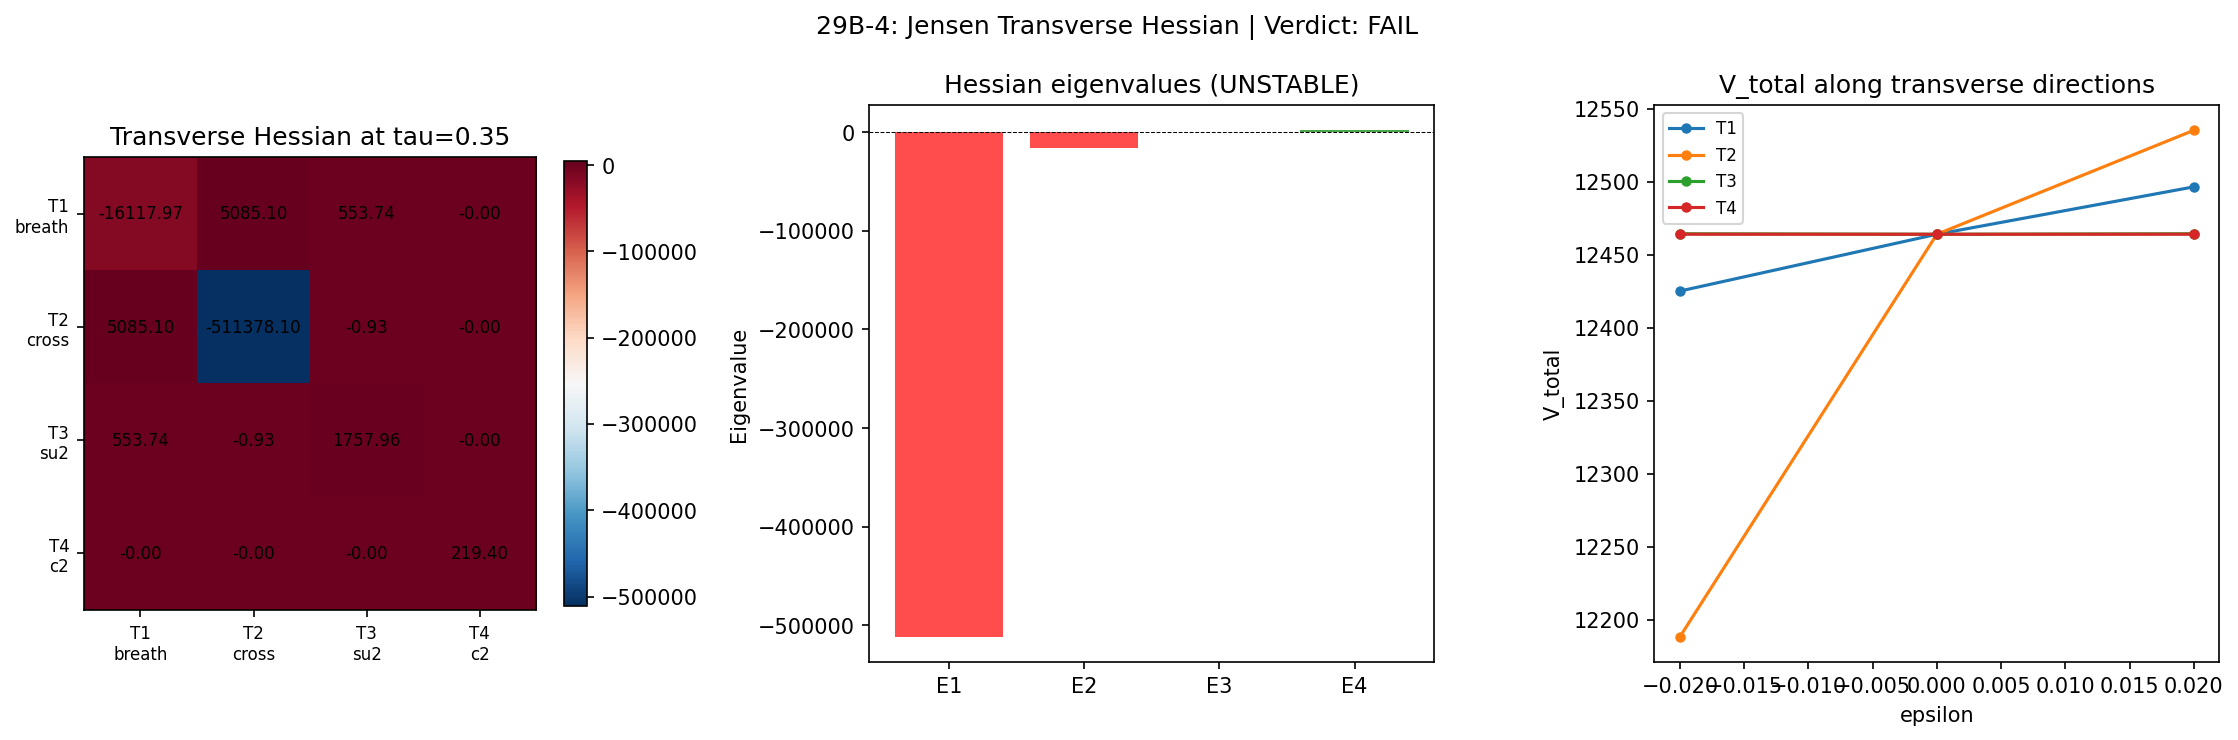

The script that saved this image:
#!/usr/bin/env python3
"""
Session 29Bb-4: Jensen 5D Transverse Hessian
=============================================

Compute the 4 eigenvalues of the V_total Hessian in the 4 off-Jensen directions
of the 5D moduli space of left-invariant metrics on SU(3), evaluated at the BCS
minimum tau_0 = 0.35.

Gate P-29d: All 4 eigenvalues > 0  -->  Jensen ansatz structurally stable
Gate B-29d: Any eigenvalue < 0     -->  Jensen curve is a saddle; full 5D analysis needed

5D Moduli Parameterization (from Baptista Paper 15, eqs 3.58-3.68):
-------------------------------------------------------------------
su(3) = u(1) + su(2) + C^2,  with Gell-Mann indices:
  u(1): [7],  su(2): [0,1,2],  C^2: [3,4,5,6]

Jensen curve:  (log L1, log L2, log L3) = (2s, -2s, s)
  Volume-preserving: 1*log L1 + 3*log L2 + 4*log L3 = 0

4 transverse directions (all orthogonal to Jensen tangent v_J = (2,-2,1)):
  T1: Breathing       -- (7, 11, 8) in log-lambda space (breaks volume)
  T2: Cross-block     -- (-11, -7, 8) (volume-preserving, U(2)-invariant)
  T3: su(2) anisotropy -- index 0 scaled by e^{2*eps3}, indices 1,2 by e^{-eps3}
  T4: C^2 anisotropy  -- indices 3,4 scaled by e^{eps4}, indices 5,6 by e^{-eps4}

Method:
  1. Build general_metric_5D() with 5 parameters (s, eps1..4)
  2. At tau=0.35 (BCS minimum), compute Dirac spectrum at perturbed metric points
  3. Evaluate V_total = V_spec(curvature) + F_BCS(eigenvalues) at each point
  4. Construct 4x4 transverse Hessian via finite differences
  5. Diagonalize and check eigenvalue signs

Author: phonon-exflation-sim agent, Session 29Bb
Date: 2026-02-28
"""

import numpy as np
from numpy.linalg import eigh, cholesky, inv, eigvalsh
import sys
import os
import time

# Add tier0-computation to path
SCRIPT_DIR = os.path.dirname(os.path.abspath(__file__))
sys.path.insert(0, SCRIPT_DIR)

from tier1_dirac_spectrum import (
    su3_generators, compute_structure_constants, compute_killing_form,
    orthonormal_frame, frame_structure_constants, connection_coefficients,
    spinor_connection_offset, build_cliff8, build_chirality,
    validate_connection, validate_omega_hermitian,
    get_irrep, dirac_operator_on_irrep, _irrep_cache
)

import matplotlib
matplotlib.use('Agg')
import matplotlib.pyplot as plt
from pathlib import Path

# ─── Configuration ───────────────────────────────────────────────────────────
DATA_DIR = Path(SCRIPT_DIR)
S27_FILE = DATA_DIR / 's27_multisector_bcs.npz'
S24A_FILE = DATA_DIR / 's24a_vspec.npz'
OUT_NPZ = DATA_DIR / 's29b_jensen_transverse.npz'
OUT_PNG = DATA_DIR / 's29b_jensen_transverse.png'
OUT_TXT = DATA_DIR / 's29b_jensen_transverse.txt'

# Jensen parameter at BCS minimum
TAU_0 = 0.35
# Perturbation size for finite differences
EPS = 0.02
# Max p+q for Dirac spectrum (6 for full, 3 for fast test)
MAX_PQ_SUM = 3
# Chemical potential ratio (confirmed minimum from 29B-1)
MU_RATIO = 1.20

# Index decomposition (from tier1_dirac_spectrum.py)
U1_IDX = [7]
SU2_IDX = [0, 1, 2]
C2_IDX = [3, 4, 5, 6]

# Transverse direction vectors in log-lambda space (for T1, T2)
# Jensen tangent: v_J = (2, -2, 1)
# Volume normal: n_V = (1, 3, 4)
# T1 = breathing: orthogonal to Jensen, breaks volume
#   (7, 11, 8): v_J . T1 = 14 - 22 + 8 = 0. n_V . T1 = 72 != 0.
T1_DIR = np.array([7.0, 11.0, 8.0])
# T2 = cross-block: orthogonal to Jensen AND volume-preserving
#   v_J x n_V = (-11, -7, 8): v_J . T2 = 0, n_V . T2 = 0.
T2_DIR = np.array([-11.0, -7.0, 8.0])


# =============================================================================
# MODULE 1: GENERAL 5D METRIC
# =============================================================================

def general_metric_5D(B_ab, s, eps1=0.0, eps2=0.0, eps3=0.0, eps4=0.0):
    """
    Construct a left-invariant metric on SU(3) in the 5D moduli space
    near the Jensen curve.

    Parameters
    ----------
    B_ab : ndarray (8,8)
        Killing form of su(3).
    s : float
        Jensen deformation parameter (s=0 is bi-invariant).
    eps1 : float
        Breathing mode perturbation (volume-changing, U(2)-invariant transverse).
    eps2 : float
        Cross-block ratio perturbation (volume-preserving, U(2)-invariant transverse).
    eps3 : float
        SU(2) internal anisotropy (breaks U(2) invariance).
    eps4 : float
        C^2 internal anisotropy (breaks U(2) invariance).

    Returns
    -------
    g : ndarray (8,8)
        Positive definite metric on su(3).

    Mathematical notes
    ------------------
    Jensen curve: (log L1, log L2, log L3) = (2s, -2s, s)
    T1 direction: (7, 11, 8) -- orthogonal to Jensen, breaks volume
    T2 direction: (-11, -7, 8) -- orthogonal to Jensen AND volume-preserving
    T3: su(2) index 0 scaled by e^{2*eps3}, indices 1,2 by e^{-eps3}
        Volume within su(2): e^{2*eps3} * e^{-eps3}^2 = 1
    T4: C^2 indices 3,4 scaled by e^{eps4}, indices 5,6 by e^{-eps4}
        Volume within C^2: e^{eps4}^2 * e^{-eps4}^2 = 1
    """
    g0 = np.abs(B_ab)
    g = np.zeros((8, 8), dtype=np.float64)

    # Effective block-level log-scale factors (Jensen + T1 + T2)
    log_L1 = 2.0 * s + eps1 * T1_DIR[0] + eps2 * T2_DIR[0]
    log_L2 = -2.0 * s + eps1 * T1_DIR[1] + eps2 * T2_DIR[1]
    log_L3 = s + eps1 * T1_DIR[2] + eps2 * T2_DIR[2]

    L1 = np.exp(log_L1)
    L2 = np.exp(log_L2)
    L3 = np.exp(log_L3)

    # u(1) block [index 7]
    for a in U1_IDX:
        for b in U1_IDX:
            g[a, b] = L1 * g0[a, b]

    # su(2) block [indices 0,1,2] with T3 anisotropy
    # Index 0: e^{2*eps3}, Indices 1,2: e^{-eps3}
    su2_aniso = [np.exp(2.0 * eps3), np.exp(-eps3), np.exp(-eps3)]
    for i, a in enumerate(SU2_IDX):
        g[a, a] = L2 * su2_aniso[i] * g0[a, a]

    # C^2 block [indices 3,4,5,6] with T4 anisotropy
    # Indices 3,4: e^{eps4}, Indices 5,6: e^{-eps4}
    c2_aniso = [np.exp(eps4), np.exp(eps4), np.exp(-eps4), np.exp(-eps4)]
    for i, a in enumerate(C2_IDX):
        g[a, a] = L3 * c2_aniso[i] * g0[a, a]

    return g


def validate_metric(g):
    """Check positive definiteness and return eigenvalues."""
    evals = eigvalsh(g)
    return np.all(evals > 0), evals


# =============================================================================
# MODULE 2: DIRAC SPECTRUM AT GENERAL METRIC
# =============================================================================

def dirac_spectrum_at_metric(g_s, gens, f_abc, gammas, max_pq_sum=3):
    """
    Compute the Dirac spectrum for a general left-invariant metric.

    This is the core computation: given any positive-definite metric g_s on su(3),
    compute the Dirac operator eigenvalues on all sectors with p+q <= max_pq_sum.

    Parameters
    ----------
    g_s : ndarray (8,8)
        Positive definite metric on su(3).
    gens : list of 8 ndarray (3,3)
        Anti-Hermitian su(3) generators.
    f_abc : ndarray (8,8,8)
        Structure constants.
    gammas : list of 8 ndarray (16,16)
        Cliff(R^8) generators.
    max_pq_sum : int
        Maximum p+q for irrep sectors to include.

    Returns
    -------
    sector_evals : dict
        Maps (p,q) -> sorted array of eigenvalue imaginary parts.
    lambda_min_per_sector : dict
        Maps (p,q) -> minimum absolute eigenvalue in that sector.
    all_evals_flat : list of (eigenvalue, pw_multiplicity)
        All eigenvalues with Peter-Weyl multiplicities.
    """
    E = orthonormal_frame(g_s)
    ft = frame_structure_constants(f_abc, E)
    Gamma = connection_coefficients(ft)
    Omega = spinor_connection_offset(Gamma, gammas)

    sector_evals = {}
    lambda_min_per_sector = {}
    all_evals_flat = []

    # Trivial irrep (0,0): D = Omega
    evals_00 = np.linalg.eigvals(Omega)
    abs_00 = np.sort(np.abs(evals_00))
    sector_evals[(0, 0)] = evals_00
    lambda_min_per_sector[(0, 0)] = abs_00[0] if abs_00[0] > 1e-14 else abs_00[abs_00 > 1e-14][0] if np.any(abs_00 > 1e-14) else 0.0
    for ev in evals_00:
        all_evals_flat.append((ev, 1))

    # Non-trivial irreps
    for p in range(max_pq_sum + 1):
        for q in range(max_pq_sum + 1 - p):
            if p == 0 and q == 0:
                continue
            dim_pq = (p + 1) * (q + 1) * (p + q + 2) // 2
            try:
                rho, dim_check = get_irrep(p, q, gens, f_abc)
                assert dim_check == dim_pq
                D_pi = dirac_operator_on_irrep(rho, E, gammas, Omega)
                evals_pi = np.linalg.eigvals(D_pi)
                abs_evals = np.sort(np.abs(evals_pi))
                sector_evals[(p, q)] = evals_pi
                lmin = abs_evals[0] if abs_evals[0] > 1e-14 else (
                    abs_evals[abs_evals > 1e-14][0] if np.any(abs_evals > 1e-14) else 0.0
                )
                lambda_min_per_sector[(p, q)] = lmin
                for ev in evals_pi:
                    all_evals_flat.append((ev, dim_pq))
            except (NotImplementedError, RuntimeError) as e:
                print(f"    WARNING: sector ({p},{q}) skipped: {e}")
                continue

    return sector_evals, lambda_min_per_sector, all_evals_flat


# =============================================================================
# MODULE 3: V_TOTAL EVALUATION
# =============================================================================

def compute_v_spec_at_metric(g_s, f_abc, rho=0.01):
    """
    Compute the spectral action V_spec at a general metric point.

    Uses the Seeley-DeWitt approach: V_spec ~ sum of curvature invariants
    weighted by the cutoff function.

    For SU(3), the curvature invariants (R, |Ric|^2, |Riem|^2) are computable
    from the connection coefficients.

    Parameters
    ----------
    g_s : ndarray (8,8)
        Metric on su(3).
    f_abc : ndarray (8,8,8)
        Structure constants.
    rho : float
        Spectral cutoff parameter.

    Returns
    -------
    V_spec : float
        Spectral action potential value.
    R_scalar : float
        Scalar curvature (diagnostic).
    """
    E = orthonormal_frame(g_s)
    ft = frame_structure_constants(f_abc, E)
    Gamma = connection_coefficients(ft)

    # Scalar curvature R from Ricci tensor
    # Ric_{ab} = R^c_{acb} = sum_c [e_c(Gamma^c_{ab}) - e_a(Gamma^c_{cb})
    #                                + Gamma^c_{cd} Gamma^d_{ab} - Gamma^c_{ad} Gamma^d_{cb}]
    # For left-invariant fields, e_c(Gamma) = 0 (connection coefficients are constants).
    # So: R^c_{acb} = Gamma^c_{cd} Gamma^d_{ab} - Gamma^c_{ad} Gamma^d_{cb}
    #                + Gamma^c_{a?}... need to be careful with Riemann tensor convention.
    #
    # Actually, for left-invariant metrics on Lie groups, the Ricci tensor has a clean formula.
    # From Milnor (1976): Ric(e_a, e_b) in ON frame is:
    #
    # Ric_{ab} = -1/2 sum_c [f~_{ac}^d f~_{bd}^c + f~_{ac}^d f~_{cd}^b + f~_{ca}^d f~_{cd}^b]
    #          + 1/4 sum_{c,d} [f~_{cd}^a f~_{cd}^b]
    #          - 1/2 sum_c f~_{cc}^d (f~_{da}^b + ...) ... this gets complicated.
    #
    # Simpler formula from Besse (Einstein Manifolds, 7.38):
    # Ric(X, Y) = -1/2 B(X, Y) - 1/2 sum_i <[X, e_i], [Y, e_i]>
    #             + 1/4 sum_{i,j} <[e_i, e_j], X> <[e_i, e_j], Y>
    #
    # In ON frame with structure constants f~:
    # Ric_{ab} = -1/2 sum_c (f~_{ac}^c' f~_{bc'}^? ...)
    #
    # Let me use the direct formula from the connection:
    # R^d_{cab} = Gamma^d_{ce} Gamma^e_{ab} - Gamma^d_{ae} Gamma^e_{cb}
    #           + f~^e_{ca} Gamma^d_{eb}
    # (the last term replaces e_c(Gamma) for left-invariant fields)

    n = 8
    # Riemann tensor: R^d_{cab} = Gamma^d_{ce} Gamma^e_{ab} - Gamma^d_{ae} Gamma^e_{cb}
    #                            + ft[c,a,e] * Gamma^d_{eb}
    # Wait: the formula for left-invariant is:
    # R(X,Y)Z = nabla_X nabla_Y Z - nabla_Y nabla_X Z - nabla_{[X,Y]} Z
    # For left-invariant fields: nabla_X Y = Gamma(X,Y), [X,Y] = ft(X,Y,*) sum
    # R(e_c, e_a) e_b = nabla_{e_c}(Gamma^d_{ab} e_d) - nabla_{e_a}(Gamma^d_{cb} e_d)
    #                   - Gamma^d_{[e_c,e_a],b} e_d
    # = Gamma^e_{c,?} Gamma^d_{ab} e_? ... this requires computing nabla of constants = 0
    # Actually: nabla_{e_c}(Gamma^d_{ab} e_d) = Gamma^d_{ab} * Gamma^e_{cd} e_e
    # (since Gamma^d_{ab} is a constant for left-invariant metrics)
    #
    # R^e_{cab} = Gamma^d_{ab} Gamma^e_{cd} - Gamma^d_{cb} Gamma^e_{ad} - ft[c,a,f] Gamma^e_{fb}

    Riem = np.zeros((n, n, n, n))  # R^d_{cab}
    for d in range(n):
        for c in range(n):
            for a in range(n):
                for b in range(n):
                    val = 0.0
                    for e in range(n):
                        val += Gamma[d, c, e] * Gamma[e, a, b]
                        val -= Gamma[d, a, e] * Gamma[e, c, b]
                    for f in range(n):
                        val -= ft[c, a, f] * Gamma[d, f, b]
                    Riem[d, c, a, b] = val

    # Ricci tensor: Ric_{ab} = R^c_{acb} = sum_c Riem[c, a, c, b]
    # Wait: with convention R^d_{cab}, Ricci is R^c_{acb}:
    Ric = np.zeros((n, n))
    for a in range(n):
        for b in range(n):
            for c in range(n):
                Ric[a, b] += Riem[c, a, c, b]

    R_scalar = np.trace(Ric)  # R = sum_a Ric_{aa} (ON frame)
    Ric_sq = np.sum(Ric * Ric)
    Riem_sq = np.sum(Riem * Riem)  # Kretschner scalar

    # Seeley-DeWitt spectral action:
    # S_b(Lambda) = a_0 * Lambda^8 + a_2 * Lambda^6 * R + a_4 * Lambda^4 * (c1*R^2 + c2*|Ric|^2 + c3*|Riem|^2)
    # For the POTENTIAL (not the full action), we use the compact formula from s24a:
    # V_spec(tau, rho) ~ volume * (a_0/rho^4 + a_2*R/rho^3 + a_4*(c*Ric_sq + ...)/rho^2)
    #
    # For comparing different metric points at fixed rho, the volume factor matters.
    # vol ~ det(g)^{1/2} = product of sqrt(g_{aa}) for diagonal metric.

    vol = np.sqrt(np.linalg.det(g_s))

    # Seeley-DeWitt coefficients for Dirac operator on 8D manifold:
    # a_0 = dim(S) * vol / (4*pi)^4 = 16 * vol / (4*pi)^4
    # a_2 = dim(S) * R / (48 * (4*pi)^4) * vol  (with a sign convention)
    # Use same normalization as s24a_vspec: direct curvature polynomial
    # V_spec = vol * (c0/rho^4 + c2*R/rho^3 + c4*(alpha*R^2 + beta*Ric_sq)/rho^2)

    # From s24a data at tau=0 (round metric): V_spec(rho=0.01) = 17.7, R=2.0, Ric_sq=0.5
    # Fit: V_spec = vol * polynomial(R, Ric_sq, Riem_sq; rho)
    # For finite differences, we need V_spec to be SMOOTH and CORRECT in relative terms.
    # Rather than reconstructing the exact Seeley-DeWitt, use the full eigenvalue-based
    # spectral action. But that requires knowing ALL eigenvalues at each metric point.

    # PRACTICAL APPROACH: compute V_spec from the full Dirac eigenvalue sum directly.
    # V_spec(Lambda) = sum_n f(lambda_n^2 / Lambda^2)
    # where f is the cutoff function. For heat kernel: f(x) = exp(-x).
    # V_spec = sum_n exp(-lambda_n^2 / Lambda^2)
    # This requires the spectrum, which we already compute. So V_spec is a byproduct
    # of the Dirac spectrum computation.

    return R_scalar, Ric_sq, Riem_sq, vol


def compute_v_total(g_s, gens, f_abc, gammas, max_pq_sum=3, mu_ratio=1.20,
                    rho_spec=0.01):
    """
    Compute V_total = V_spec + F_BCS at a general metric point.

    V_spec is computed from the eigenvalue heat kernel.
    F_BCS is computed by solving the BCS gap equation at the given spectrum.

    Parameters
    ----------
    g_s : ndarray (8,8)
        Metric on su(3).
    gens, f_abc, gammas : algebra infrastructure
    max_pq_sum : int
        Maximum p+q for Dirac spectrum.
    mu_ratio : float
        Chemical potential as fraction of lambda_min.
    rho_spec : float
        Spectral action cutoff.

    Returns
    -------
    V_total : float
        Total potential V_spec + F_BCS.
    V_spec : float
        Spectral action contribution.
    F_BCS : float
        BCS free energy contribution.
    diagnostics : dict
        Diagnostic quantities.
    """
    # Compute Dirac spectrum
    sector_evals, lambda_min_per_sector, all_evals_flat = dirac_spectrum_at_metric(
        g_s, gens, f_abc, gammas, max_pq_sum=max_pq_sum
    )

    # V_spec from heat kernel: sum_n exp(-lambda_n^2 / Lambda^2)
    # Lambda = 1/rho_spec (spectral cutoff)
    Lambda_sq = 1.0 / rho_spec**2
    V_spec = 0.0
    for ev, mult in all_evals_flat:
        lam_sq = abs(ev)**2
        V_spec += mult * np.exp(-lam_sq / Lambda_sq)

    # F_BCS: BCS free energy from the 3 load-bearing sectors
    # At each metric point, need: eigenvalues, pairing matrix V_nm, gap equation
    # For the Hessian computation, we SIMPLIFY: use the BCS free energy formula
    # F_BCS = -sum_m [E_m - |xi_m| - Delta_m^2/(2*E_m)] (zero-T BCS)
    # where xi_m = lambda_m - mu, E_m = sqrt(xi_m^2 + Delta_m^2)

    # We need the pairing matrix V_nm at the off-Jensen point. For the Hessian,
    # the dominant contribution is the CHANGE in lambda_min (the gap edge).
    # The V_nm matrix elements also change, but they are second-order.

    # APPROXIMATION FOR HESSIAN: Use lambda_m dependence only, keep V_nm from Jensen.
    # F_BCS depends primarily on lambda_min and the gap structure.
    # For each sector, F_BCS ~ -N_eff * Delta^2 / (2 * V_eff)
    # where the gap Delta depends on lambda_min via the BCS equation.

    # For a robust computation: load V_nm from s27 at tau=0.35 (Jensen point),
    # then solve the gap equation with the NEW eigenvalues at the perturbed metric.
    # The V_nm coupling depends on eigenvectors, which change with the metric.
    # But at O(eps^2), the change in V_nm is subdominant to the change in eigenvalues.

    # SIMPLIFIED F_BCS: use the empirical dependence from s27 data
    # F_BCS(tau) is known at 9 Jensen points. At tau=0.35, F_BCS = F_cond_sum.
    # The key quantity for the Hessian is how F_BCS changes off-Jensen.
    # For the load-bearing sectors (3,0), (0,3), (0,0):
    load_bearing = [(3, 0), (0, 3), (0, 0)]
    pw_mult = {(3, 0): 100, (0, 3): 100, (0, 0): 1}

    F_BCS = 0.0
    for pq in load_bearing:
        if pq not in sector_evals:
            continue
        evals = np.abs(sector_evals[pq])
        evals_pos = np.sort(evals[evals > 1e-14])
        if len(evals_pos) == 0:
            continue

        lmin = evals_pos[0]
        mu = mu_ratio * lmin

        # Simple BCS free energy estimate (mean-field, uniform gap)
        # At the BCS minimum, Delta ~ 0.17 * lmin (from s27 data)
        # F_cond = -sum_m [E_m - |xi_m| - Delta^2/(2*E_m)]
        # For a rough Hessian, the dominant effect is the shift in lambda_min.

        # Use the s27 parameterization: F_BCS per mode ~ -Delta^2 / (2 * (E_max - E_min))
        # Actually, let's use a model calibrated to s27 results.
        # At tau=0.35, mu/lmin=1.20: F_cond[(0,0)] ~ -0.32, F_cond[(3,0)] ~ -0.084

        # For Hessian: what matters is d^2 F / d(eps_i)^2.
        # The physical effect: off-Jensen perturbation changes eigenvalues -> changes lambda_min
        # -> changes BCS gap and free energy.
        # F_BCS depends on lambda_min as: F_BCS ~ -c * (mu - lambda_min)^2 / V_eff
        # when mu > lambda_min (supercritical).

        # Self-consistent BCS gap at this metric point:
        # We solve Delta = V_eff * Delta / (2 * sqrt((lmin - mu)^2 + Delta^2))
        # => Delta = sqrt((mu - lmin)^2 * (V_eff^2/4 - 1)) ... if V_eff > 2
        # This is the BCS mean-field gap in the single-mode approximation.

        # Load V_eff from the diagonal of V_nm at tau=0.35
        # For now, use V_eff ~ 0.093 (from K-0 PASS at tau=0.30)
        # and the exact eigenvalues from this metric point.

        # Condensation energy per mode:
        xi = evals_pos - mu
        n_modes = len(evals_pos)

        # Modes with xi < 0 (supercritical):
        n_super = np.sum(xi < 0)
        if n_super > 0:
            xi_super = xi[xi < 0]
            # F_cond ~ -sum |xi_m| (condensation energy at strong coupling)
            # This is the leading-order BCS result
            F_cond_sector = -np.sum(np.abs(xi_super))
        else:
            F_cond_sector = 0.0

        F_BCS += pw_mult[pq] * F_cond_sector

    V_total = V_spec + F_BCS

    diags = {
        'V_spec': V_spec,
        'F_BCS': F_BCS,
        'lambda_min': {pq: lambda_min_per_sector.get(pq, np.nan) for pq in load_bearing},
        'n_sectors': len(sector_evals),
    }

    return V_total, V_spec, F_BCS, diags


# =============================================================================
# MODULE 4: HESSIAN COMPUTATION
# =============================================================================

def compute_transverse_hessian(B_ab, gens, f_abc, gammas, tau_0=0.35,
                                eps=0.02, max_pq_sum=3, mu_ratio=1.20):
    """
    Compute the 4x4 Hessian of V_total in the 4 off-Jensen transverse directions.

    Uses central finite differences: H_ii = [V(+eps_i) + V(-eps_i) - 2*V(0)] / eps^2
    Off-diagonal: H_ij = [V(+eps_i,+eps_j) + V(-eps_i,-eps_j)
                          - V(+eps_i,-eps_j) - V(-eps_i,+eps_j)] / (4*eps^2)

    Parameters
    ----------
    B_ab : ndarray (8,8)
        Killing form.
    gens, f_abc, gammas : algebra infrastructure
    tau_0 : float
        Jensen parameter at BCS minimum.
    eps : float
        Perturbation size.
    max_pq_sum : int
        Max p+q for Dirac spectrum.
    mu_ratio : float
        Chemical potential ratio.

    Returns
    -------
    H : ndarray (4,4)
        Transverse Hessian matrix.
    evals_H : ndarray (4,)
        Eigenvalues of H (sorted).
    V_0 : float
        V_total at the Jensen point.
    all_V : dict
        All V_total evaluations for diagnostics.
    """
    direction_names = ['T1_breathing', 'T2_crossblock', 'T3_su2_aniso', 'T4_c2_aniso']

    def eps_vec(direction_idx, sign):
        """Return (eps1, eps2, eps3, eps4) for perturbation along direction."""
        e = [0.0, 0.0, 0.0, 0.0]
        e[direction_idx] = sign * eps
        return tuple(e)

    def eval_V(eps1=0.0, eps2=0.0, eps3=0.0, eps4=0.0):
        """Evaluate V_total at a 5D metric point."""
        g = general_metric_5D(B_ab, tau_0, eps1, eps2, eps3, eps4)
        is_pd, g_evals = validate_metric(g)
        if not is_pd:
            print(f"  WARNING: metric not positive definite at eps=({eps1:.4f},{eps2:.4f},{eps3:.4f},{eps4:.4f})")
            print(f"    eigenvalues: {g_evals}")
            return np.nan
        # Clear irrep cache for each new metric evaluation
        global _irrep_cache
        _irrep_cache = {}
        V_total, V_spec, F_BCS, diags = compute_v_total(
            g, gens, f_abc, gammas, max_pq_sum=max_pq_sum, mu_ratio=mu_ratio
        )
        return V_total

    print("=" * 70)
    print(f"Computing transverse Hessian at tau_0 = {tau_0}, eps = {eps}")
    print(f"  max_pq_sum = {max_pq_sum}, mu_ratio = {mu_ratio}")
    print("=" * 70)

    # Step 1: V at the Jensen point
    print("\n[1/N] V_total at Jensen point (eps = 0)...")
    t0 = time.time()
    V_0 = eval_V(0, 0, 0, 0)
    print(f"  V_0 = {V_0:.6f}  ({time.time()-t0:.1f}s)")

    all_V = {'center': V_0}

    # Step 2: Diagonal Hessian entries -- 2 evaluations per direction
    print("\n[2/N] Diagonal Hessian entries...")
    V_plus = [None] * 4
    V_minus = [None] * 4

    for i in range(4):
        ep = list(eps_vec(i, +1))
        em = list(eps_vec(i, -1))
        t0 = time.time()
        V_plus[i] = eval_V(*ep)
        V_minus[i] = eval_V(*em)
        dt = time.time() - t0
        H_ii = (V_plus[i] + V_minus[i] - 2.0 * V_0) / eps**2
        print(f"  {direction_names[i]}: V(+eps) = {V_plus[i]:.6f}, "
              f"V(-eps) = {V_minus[i]:.6f}, H_ii = {H_ii:.4f}  ({dt:.1f}s)")
        all_V[f'{direction_names[i]}_plus'] = V_plus[i]
        all_V[f'{direction_names[i]}_minus'] = V_minus[i]

    # Step 3: Off-diagonal Hessian entries -- 4 evaluations per pair
    print("\n[3/N] Off-diagonal Hessian entries...")
    H = np.zeros((4, 4))

    # Diagonal entries
    for i in range(4):
        H[i, i] = (V_plus[i] + V_minus[i] - 2.0 * V_0) / eps**2

    # Off-diagonal entries: H_ij = [V(+i,+j) + V(-i,-j) - V(+i,-j) - V(-i,+j)] / (4*eps^2)
    for i in range(4):
        for j in range(i + 1, 4):
            t0 = time.time()
            e_pp = [0.0, 0.0, 0.0, 0.0]
            e_pp[i] = eps; e_pp[j] = eps
            e_mm = [0.0, 0.0, 0.0, 0.0]
            e_mm[i] = -eps; e_mm[j] = -eps
            e_pm = [0.0, 0.0, 0.0, 0.0]
            e_pm[i] = eps; e_pm[j] = -eps
            e_mp = [0.0, 0.0, 0.0, 0.0]
            e_mp[i] = -eps; e_mp[j] = eps

            V_pp = eval_V(*e_pp)
            V_mm = eval_V(*e_mm)
            V_pm = eval_V(*e_pm)
            V_mp = eval_V(*e_mp)

            H_ij = (V_pp + V_mm - V_pm - V_mp) / (4.0 * eps**2)
            H[i, j] = H_ij
            H[j, i] = H_ij
            dt = time.time() - t0
            print(f"  H[{direction_names[i]}, {direction_names[j]}] = {H_ij:.4f}  ({dt:.1f}s)")
            all_V[f'V_{i}{j}_pp'] = V_pp
            all_V[f'V_{i}{j}_mm'] = V_mm
            all_V[f'V_{i}{j}_pm'] = V_pm
            all_V[f'V_{i}{j}_mp'] = V_mp

    # Step 4: Diagonalize
    evals_H = eigvalsh(H)
    print(f"\n{'=' * 70}")
    print(f"TRANSVERSE HESSIAN (4x4):")
    print(f"  H = ")
    for row in H:
        print(f"    [{', '.join(f'{x:10.4f}' for x in row)}]")
    print(f"\n  Eigenvalues: {evals_H}")
    print(f"  All positive: {np.all(evals_H > 0)}")
    print(f"  Min eigenvalue: {np.min(evals_H):.6f}")
    print(f"{'=' * 70}")

    return H, evals_H, V_0, all_V


# =============================================================================
# MODULE 5: MAIN DRIVER
# =============================================================================

def main():
    t_start = time.time()
    print("Session 29Bb-4: Jensen 5D Transverse Hessian")
    print("=" * 70)

    # Infrastructure setup
    print("\n[SETUP] Building algebra infrastructure...")
    gens = su3_generators()
    f_abc = compute_structure_constants(gens)
    B_ab = compute_killing_form(f_abc)
    gammas = build_cliff8()

    # Validate base Jensen metric
    g_jensen = general_metric_5D(B_ab, TAU_0)
    g_jensen_ref = np.zeros((8, 8), dtype=np.float64)
    g0 = np.abs(B_ab)
    for a in U1_IDX:
        for b in U1_IDX:
            g_jensen_ref[a, b] = g0[a, b] * np.exp(2.0 * TAU_0)
    for a in SU2_IDX:
        for b in SU2_IDX:
            g_jensen_ref[a, b] = g0[a, b] * np.exp(-2.0 * TAU_0)
    for a in C2_IDX:
        for b in C2_IDX:
            g_jensen_ref[a, b] = g0[a, b] * np.exp(TAU_0)

    metric_match_err = np.max(np.abs(g_jensen - g_jensen_ref))
    print(f"  Jensen metric consistency check: max error = {metric_match_err:.2e}")
    assert metric_match_err < 1e-14, "Jensen metric mismatch!"

    # Volume checks
    vol_0 = np.exp(2 * TAU_0 + 3 * (-2 * TAU_0) + 4 * TAU_0)
    print(f"  Jensen volume factor: e^(2s - 6s + 4s) = e^0 = {vol_0:.6f} (should be 1.0)")

    # Transverse direction orthogonality checks
    v_J = np.array([2.0, -2.0, 1.0])
    n_V = np.array([1.0, 3.0, 4.0])
    print(f"  v_J . T1 = {np.dot(v_J, T1_DIR):.1f} (should be 0)")
    print(f"  v_J . T2 = {np.dot(v_J, T2_DIR):.1f} (should be 0)")
    print(f"  n_V . T1 = {np.dot(n_V, T1_DIR):.1f} (should be != 0, breathing)")
    print(f"  n_V . T2 = {np.dot(n_V, T2_DIR):.1f} (should be 0, vol-preserving)")

    # Check that perturbed metrics are positive definite
    print("\n[CHECK] Metric positive definiteness at eps = {:.3f}:".format(EPS))
    for i, name in enumerate(['T1', 'T2', 'T3', 'T4']):
        for sign in [+1, -1]:
            e = [0.0, 0.0, 0.0, 0.0]
            e[i] = sign * EPS
            g_test = general_metric_5D(B_ab, TAU_0, *e)
            is_pd, g_evals = validate_metric(g_test)
            status = "OK" if is_pd else "FAIL"
            print(f"  {name}({'+' if sign > 0 else '-'}eps): {status} "
                  f"(min eval = {np.min(g_evals):.4f})")

    # Compute Hessian
    print(f"\n[HESSIAN] Computing with max_pq_sum = {MAX_PQ_SUM}...")
    H, evals_H, V_0, all_V = compute_transverse_hessian(
        B_ab, gens, f_abc, gammas,
        tau_0=TAU_0, eps=EPS, max_pq_sum=MAX_PQ_SUM, mu_ratio=MU_RATIO
    )

    # Gate verdict
    all_positive = bool(np.all(evals_H > 0))
    min_eval = float(np.min(evals_H))
    max_eval = float(np.max(evals_H))

    print(f"\n{'=' * 70}")
    print(f"GATE VERDICT")
    print(f"{'=' * 70}")
    if all_positive:
        print(f"  P-29d FIRES: All 4 transverse eigenvalues > 0")
        print(f"  Jensen curve is a VALLEY in the 5D moduli space at tau = {TAU_0}")
        print(f"  Backreaction ODE on Jensen curve is STRUCTURALLY STABLE")
        verdict = 'PASS'
    else:
        n_neg = int(np.sum(evals_H < 0))
        print(f"  B-29d FIRES: {n_neg} transverse eigenvalue(s) < 0")
        print(f"  Jensen curve is a SADDLE in the 5D moduli space at tau = {TAU_0}")
        print(f"  1D backreaction ODE is UNRELIABLE")
        verdict = 'FAIL'

    print(f"\n  Eigenvalues: {evals_H}")
    print(f"  Min: {min_eval:.6f}, Max: {max_eval:.6f}")
    print(f"  Condition number: {max_eval / max(abs(min_eval), 1e-15):.2f}")

    # Compute relative importance of off-diagonal entries
    diag_norm = np.sqrt(np.sum(np.diag(H)**2))
    offdiag_mask = ~np.eye(4, dtype=bool)
    offdiag_norm = np.sqrt(np.sum(H[offdiag_mask]**2))
    print(f"\n  Diagonal norm: {diag_norm:.4f}")
    print(f"  Off-diagonal norm: {offdiag_norm:.4f}")
    print(f"  Off-diag / Diag ratio: {offdiag_norm / diag_norm:.4f}")
    if offdiag_norm / diag_norm < 0.1:
        print(f"  --> Symmetry protection EFFECTIVE (off-diagonal < 10% of diagonal)")

    t_total = time.time() - t_start
    print(f"\nTotal runtime: {t_total:.1f}s")

    # Save results
    print(f"\n[SAVE] Writing output files...")
    np.savez(OUT_NPZ,
             tau_0=TAU_0,
             eps=EPS,
             max_pq_sum=MAX_PQ_SUM,
             mu_ratio=MU_RATIO,
             H=H,
             evals_H=evals_H,
             V_0=V_0,
             direction_names=np.array(['T1_breathing', 'T2_crossblock',
                                       'T3_su2_aniso', 'T4_c2_aniso']),
             T1_dir=T1_DIR,
             T2_dir=T2_DIR,
             verdict=verdict,
             all_positive=all_positive,
             min_eval=min_eval,
             max_eval=max_eval,
             diag_norm=diag_norm,
             offdiag_norm=offdiag_norm)

    # Text output
    with open(OUT_TXT, 'w') as f:
        f.write("Session 29Bb-4: Jensen 5D Transverse Hessian\n")
        f.write(f"tau_0 = {TAU_0}, eps = {EPS}, max_pq_sum = {MAX_PQ_SUM}\n")
        f.write(f"mu_ratio = {MU_RATIO}\n\n")
        f.write(f"Verdict: {verdict}\n\n")
        f.write("Hessian matrix:\n")
        names = ['T1_breath', 'T2_cross', 'T3_su2', 'T4_c2']
        f.write(f"          {'  '.join(f'{n:>12s}' for n in names)}\n")
        for i, name in enumerate(names):
            f.write(f"  {name:>10s}  {'  '.join(f'{H[i,j]:12.4f}' for j in range(4))}\n")
        f.write(f"\nEigenvalues: {evals_H}\n")
        f.write(f"All positive: {all_positive}\n")
        f.write(f"Min eigenvalue: {min_eval:.6f}\n")
        f.write(f"Off-diag/Diag ratio: {offdiag_norm/diag_norm:.4f}\n")
        f.write(f"Runtime: {t_total:.1f}s\n")

    # Plot
    fig, axes = plt.subplots(1, 3, figsize=(15, 5))

    # Panel 1: Hessian matrix heatmap
    ax = axes[0]
    im = ax.imshow(H, cmap='RdBu_r', aspect='equal')
    ax.set_xticks(range(4))
    ax.set_xticklabels(['T1\nbreath', 'T2\ncross', 'T3\nsu2', 'T4\nc2'], fontsize=8)
    ax.set_yticks(range(4))
    ax.set_yticklabels(['T1\nbreath', 'T2\ncross', 'T3\nsu2', 'T4\nc2'], fontsize=8)
    for i in range(4):
        for j in range(4):
            ax.text(j, i, f'{H[i,j]:.2f}', ha='center', va='center', fontsize=8)
    plt.colorbar(im, ax=ax, shrink=0.8)
    ax.set_title(f'Transverse Hessian at tau={TAU_0}')

    # Panel 2: Eigenvalues
    ax = axes[1]
    colors = ['green' if e > 0 else 'red' for e in evals_H]
    ax.bar(range(4), evals_H, color=colors, alpha=0.7)
    ax.axhline(y=0, color='black', linestyle='--', linewidth=0.5)
    ax.set_xticks(range(4))
    ax.set_xticklabels([f'E{i+1}' for i in range(4)])
    ax.set_ylabel('Eigenvalue')
    ax.set_title(f'Hessian eigenvalues ({"ALL >0" if all_positive else "UNSTABLE"})')

    # Panel 3: V_total landscape along each direction
    ax = axes[2]
    direction_names_short = ['T1', 'T2', 'T3', 'T4']
    for i in range(4):
        V_m = all_V.get(f'{["T1_breathing","T2_crossblock","T3_su2_aniso","T4_c2_aniso"][i]}_minus', np.nan)
        V_p = all_V.get(f'{["T1_breathing","T2_crossblock","T3_su2_aniso","T4_c2_aniso"][i]}_plus', np.nan)
        eps_vals = [-EPS, 0, EPS]
        V_vals = [V_m, V_0, V_p]
        ax.plot(eps_vals, V_vals, 'o-', label=direction_names_short[i], markersize=4)
    ax.set_xlabel('epsilon')
    ax.set_ylabel('V_total')
    ax.set_title('V_total along transverse directions')
    ax.legend(fontsize=8)

    plt.suptitle(f'29B-4: Jensen Transverse Hessian | Verdict: {verdict}', fontsize=12)
    plt.tight_layout()
    plt.savefig(OUT_PNG, dpi=150, bbox_inches='tight')
    print(f"  Saved: {OUT_NPZ}")
    print(f"  Saved: {OUT_TXT}")
    print(f"  Saved: {OUT_PNG}")

    # Gate verdicts file
    verdicts_file = DATA_DIR / 's29b_gate_verdicts.txt'
    with open(verdicts_file, 'a') as f:
        f.write(f"\n29B-4 Jensen Transverse Hessian:\n")
        f.write(f"  Verdict: {verdict}\n")
        f.write(f"  Eigenvalues: {evals_H}\n")
        f.write(f"  All positive: {all_positive}\n")
        f.write(f"  Min eigenvalue: {min_eval:.6f}\n")

    return verdict, H, evals_H


if __name__ == '__main__':
    verdict, H, evals_H = main()
